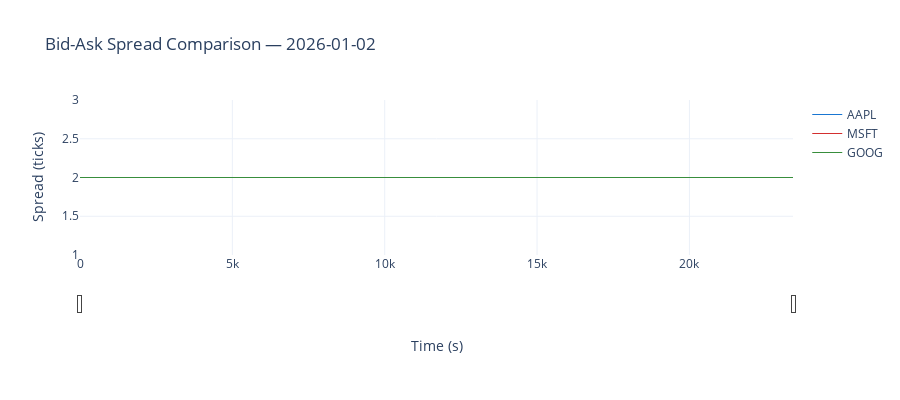

Write notebook code for a chart like this one.
### Markdown cell above
## 5. Spread Comparison

Overlay bid-ask spread across securities for the same trading day.

### Code cell
fig_spread = go.Figure()

for sym in symbols:
    d = intraday[sym]
    fig_spread.add_trace(go.Scattergl(
        x=d["ts_s"], y=d["spread_ticks"],
        mode="lines", name=sym,
        line=dict(color=sym_colour[sym], width=1),
    ))

fig_spread.update_layout(
    title=f"Bid-Ask Spread Comparison — {target_date}",
    xaxis=dict(title="Time (s)", rangeslider=dict(visible=True)),
    yaxis=dict(title="Spread (ticks)"),
    height=400,
    template="plotly_white",
)
fig_spread.show()

### Figure 1 — Plotly figure (JSON) as saved in the notebook; plotly's stock layout.template omitted (floating-point values rounded to 4 significant figures; data arrays with more than 128 entries replaced by an {"elided": "..."} marker saying what was removed)
{"data": [{"line": {"color": "#1976D2", "width": 1}, "mode": "lines", "name": "AAPL", "type": "scattergl", "x": {"elided": "20115 float values"}, "y": {"elided": "20115 int values"}}, {"line": {"color": "#D32F2F", "width": 1}, "mode": "lines", "name": "MSFT", "type": "scattergl", "x": {"elided": "20065 float values"}, "y": {"elided": "20065 int values"}}, {"line": {"color": "#388E3C", "width": 1}, "mode": "lines", "name": "GOOG", "type": "scattergl", "x": {"elided": "20094 float values"}, "y": {"elided": "20094 int values"}}], "layout": {"height": 400, "title": {"text": "Bid-Ask Spread Comparison — 2026-01-02"}, "xaxis": {"rangeslider": {"visible": true}, "title": {"text": "Time (s)"}}, "yaxis": {"title": {"text": "Spread (ticks)"}}}}
